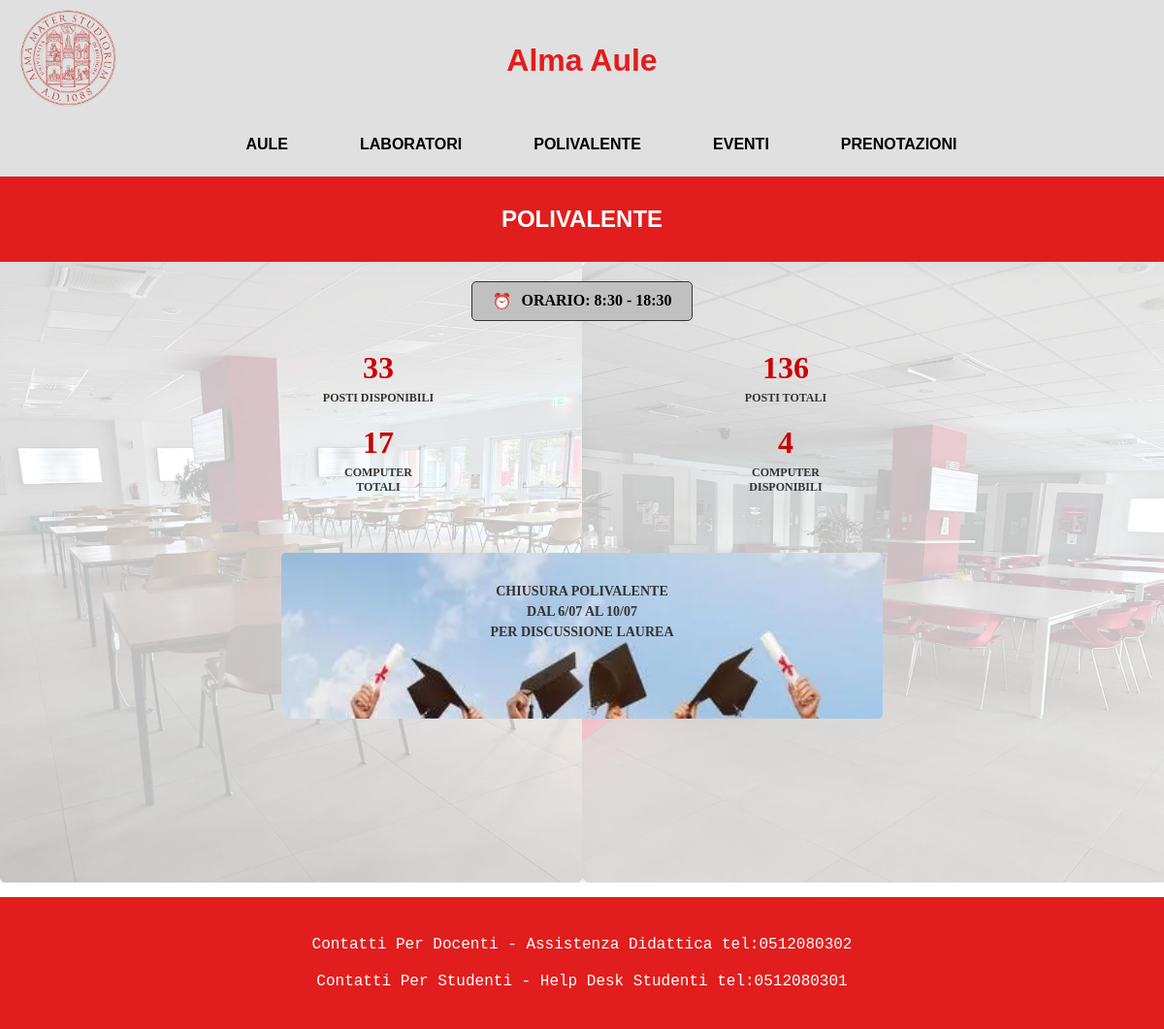
The page /polivalente.php (signed in) on the database its author committed.
### tables this page shows
create table POLIVALENTE (
     nome char(15) not null,
     postiTotali int not null,
     postiDisponibili int not null,
     computerTotali int not null,
     computerDisponibili int not null,
     constraint ID_POLIVALENTE_ID primary key (nome));

### polivalente.php (called while the page is built)
<?php
require_once("bootstrap.php");
$templateParams["nome"] = "header_pagine.php";
$templateParams["statistiche"] = $dbh->get_statistiche_polivalente();
require("template/polivalente_base.php");
?>

### db/database.php (called while the page is built, shortened)
<?php
class DatabaseHelper {
    private $db;
    public function __construct($servername, $username, $password, $dbname, $port){
        $this->db = new mysqli($servername, $username, $password, $dbname, $port);
    }
    public function get_statistiche_polivalente() {
    $stmt = $this->db->prepare("SELECT postiTotali, postiDisponibili, computerTotali, computerDisponibili
              FROM POLIVALENTE
              WHERE nome = 'Polivalente'");
    $stmt->execute();
    $result = $stmt->get_result();
    return $result->fetch_assoc();
    }
}
?>

### bootstrap.php (called while the page is built, shortened)
<?php
require_once("db/database.php");
$dbh = new DatabaseHelper("127.0.0.1", "root", "", "Alma_aule_DB", 3306);
?>

### template/polivalente_base.php (the view, shortened to what this page needs)
<!DOCTYPE html>
<html lang="it">
<head>
    <link rel="stylesheet" type="text/css" href="css/style.css">
</head>
<body>
    <div class="red-bar">
        <div class="subtitle">
            <h2>POLIVALENTE</h2>
        </div>
    </div>
    <main class="contenuto-aula">
        <div class="orario-badge">
            <span class="icona-orologio">⏰</span> ORARIO: 8:30 - 18:30
        </div>
        <div class="griglia-statistiche">
            <?php
            $stat = $templateParams["statistiche"];
            ?>
            <div class="stat-box">
                <div class="stat-numero"><?php echo isset($stat['postiDisponibili']) ? $stat['postiDisponibili'] : '-'; ?></div>
                <div class="stat-testo">POSTI DISPONIBILI</div>
            </div>
            <div class="stat-box">
                <div class="stat-numero"><?php echo isset($stat['postiTotali']) ? $stat['postiTotali'] : '-'; ?></div>
                <div class="stat-testo">POSTI TOTALI</div>
            </div>
            <div class="stat-box">
                <div class="stat-numero"><?php echo isset($stat['computerTotali']) ? $stat['computerTotali'] : '-'; ?></div>
                <div class="stat-testo">COMPUTER<br>TOTALI</div>
            </div>
            <div class="stat-box">
                <div class="stat-numero"><?php echo isset($stat['computerDisponibili']) ? $stat['computerDisponibili'] : '-'; ?></div>
                <div class="stat-testo">COMPUTER<br>DISPONIBILI</div>
            </div>
        </div>
        <div class="banner-avviso">
            <p>CHIUSURA POLIVALENTE<br>DAL 6/07 AL 10/07<br>PER DISCUSSIONE LAUREA</p>
        </div>
    </main>
    <?php require("footer.php"); ?>
</body>
</html>

### css/style.css (style rules this page uses)
body { display: flex; flex-direction: column; min-height: 100vh; margin: 0; }
main { flex-grow: 1; }
.logo, .title, .login, .subtitle, .add-container, .spacer, .back-container, .menu-container { display: flex; align-items: center; }
.title, .subtitle { width: 50%; justify-content: center; }
.red-bar { background-color: #e21d1d; display: flex; width: 100%; align-items: center; padding: 10px 0; }
.subtitle { color: #ffffff; font-family: 'Lucida Sans', sans-serif; }
@media screen and (min-width: 768px) { .contenuto-aula { background-image: url('../upload/polivalenteMobile.png'), url('../upload/polivalenteDesktop.png') !important; background-position: left top, right top !important; background-size: 50% 100%, 50% 100% !important; background-repeat: no-repeat, no-repeat; display: flex; flex-direction: column; align-items: center; min-height: 600px; } }
@media screen and (min-width: 768px) { .banner-avviso { width: 100%; max-width: 600px; margin: 20px auto; padding: 40px 20px 80px 20px; } }
@media screen and (min-width: 768px) { .griglia-statistiche { max-width: 800px; margin: 0 auto 40px auto; } }
.contenuto-aula { background-image: url('../upload/polivalenteMobile.png'); background-size: cover; background-position: center; background-repeat: no-repeat; flex-grow: 1; display: flex; flex-direction: column; align-items: center; padding: 20px; }
.orario-badge { background-color: #c0c0c0; border: 1px solid #333; border-radius: 5px; padding: 10px 20px; font-weight: bold; display: flex; align-items: center; gap: 10px; margin-bottom: 30px; }
.griglia-statistiche { display: grid; grid-template-columns: 1fr 1fr; gap: 20px 40px; width: 100%; margin-bottom: 40px; }
.stat-box { text-align: center; }
.stat-numero { color: #cc0000; font-size: 32px; font-weight: bold; margin-bottom: 5px; }
.stat-testo { font-size: 12px; font-weight: bold; color: #333; }
.banner-avviso { width: 100%; background-image: url('../upload/polivalenteLaurea.png'); background-size: cover; background-position: center; padding-top: 15px; padding-bottom: 65px; padding-left: 10px; padding-right: 10px; text-align: center; border-radius: 5px; }
.banner-avviso p { font-weight: bold; font-size: 14px; color: #333; line-height: 1.5; }

### rows shown on the page
polivalente: postiDisponibili "33", postiTotali "136", computerTotali "17", computerDisponibili "4"
